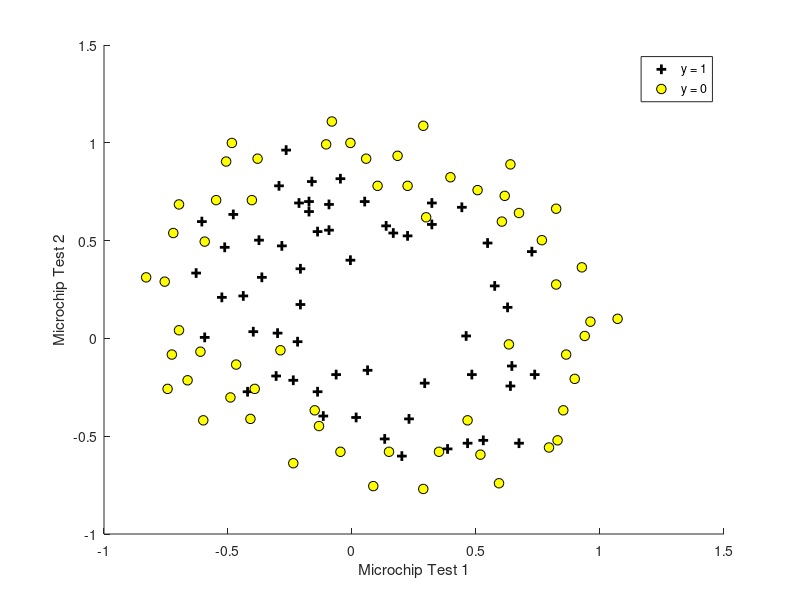

Reproduce this figure in MATLAB. (Note: this script raises an error after producing the figure.)
% Initialization
clear ; close all; clc;

% Load the data --------------------------------------------------------
fprintf('Loading the data...\n\n');

data = load('microchips_tests.csv');

X = data(:, 1:2);
y = data(:, 3);

% Plotting the data ----------------------------------------------------
fprintf('Plotting the data...\n\n');

figure(1, 'position', [50, 50, 850, 650]);
hold on;

% Find indices of positive and negative examples.
positiveIndices = find(y == 1);
negativeIndices = find(y == 0);

% Plot examples.
plot(X(positiveIndices, 1), X(positiveIndices, 2), 'k+', 'LineWidth', 2, 'MarkerSize', 7);
plot(X(negativeIndices, 1), X(negativeIndices, 2), 'ko', 'MarkerFaceColor', 'y', 'MarkerSize', 7);

% Draw labels and Legend
xlabel('Microchip Test 1');
ylabel('Microchip Test 2');
legend('y = 1', 'y = 0');

% Running logistic regression ------------------------------------------
fprintf('Running logistic regression...\n\n');

% Add more polynomial features in order to make decision boundary to have more complex curve form.
polynomial_degree = 6;
X = add_polynomial_features(X(:, 1), X(:, 2), polynomial_degree);

% Run the regression.
lambda = 1;
[theta, J, J_history, exit_flag] = logistic_regression(X, y, lambda);

fprintf('- Initial cost: %f\n', J_history(1));
fprintf('- Optimized cost: %f\n\n', J);

% Plotting decision boundaries -----------------------------------------
fprintf('Plotting decision boundaries...\n\n');

% Generate a grid range.
u = linspace(-1, 1, 50);
v = linspace(-1, 1, 50);
z = zeros(length(u), length(v));
% Evaluate z = (x * theta) over the grid.
for i = 1:length(u)
    for j = 1:length(v)
        % Add polinomials.
        x = add_polynomial_features(u(i), v(j), polynomial_degree);
        % Add ones.
        x = [ones(size(x, 1), 1), x];
        z(i, j) = x * theta;
    end
end

% It is mportant to transpose z before calling the contour.
z = z';

% Plot z = 0
% Notice you need to specify the range [0, 0]
contour(u, v, z, [0, 0], 'LineWidth', 2);
title(sprintf('lambda = %g', lambda));
legend('y = 1', 'y = 0', 'Decision boundary');

hold off;

% Trying to predict custom experiments ------------------------------------
fprintf('Trying to predict custom experiments...\n\n');

x = [
    0, 0;
    -0.5, -0.5
];

% Add polinomials.
x = add_polynomial_features(x(:, 1), x(:, 2), polynomial_degree);
% Add ones.
x = [ones(size(x, 1), 1), x];

probabilities = hypothesis(x, theta);
fprintf(' %f \n', probabilities);
